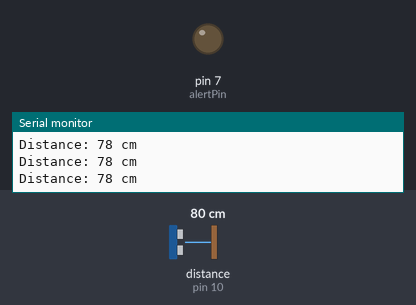
This sketch was run on a simulated Arduino Uno, built with avr-gcc and run on an emulated ATmega328P. Parts: output pins drawn as LEDs (lit = HIGH), the last lines printed to the serial monitor. Wiring (inferred from the names in the program): ultrasonic range finder: trigger pin 9; echo pin 10. The test bench sets the inputs (shaded band); at power-on: distance to the obstacle (sensor on pin 10) 80 cm. The echo pulse lasts 58.3 µs per cm; pins used as bus, display or sensor lines are not drawn.

Above: at 1.2 s.
1.3 s: distance to the obstacle (sensor on pin 10) set to 18 cm
2.8 s: distance to the obstacle (sensor on pin 10) set to 14 cm
At 3.8 s:
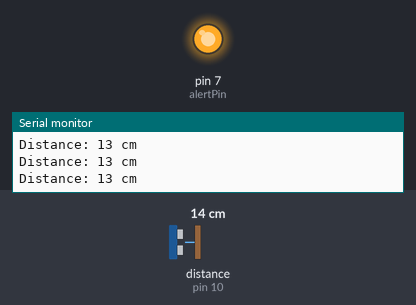
4.3 s: distance to the obstacle (sensor on pin 10) set to 35 cm
At 5.5 s:
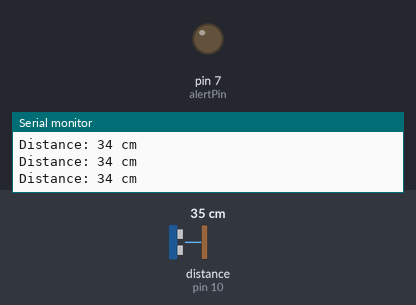
5.9 s: distance to the obstacle (sensor on pin 10) set to 9 cm
At 7.4 s:
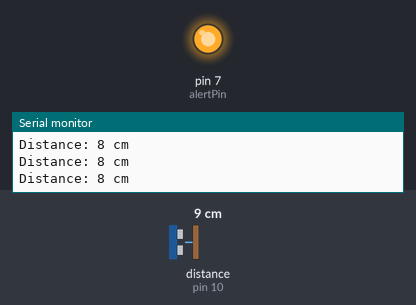
Timing chart, 0 to 8.5 s (numbered marks = the images above; inputs shaded):
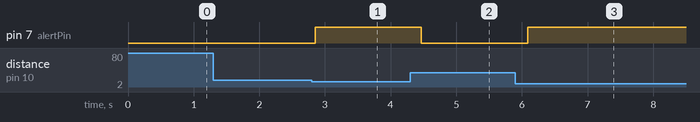

Measured:
- the behaviour switches between 16 and 15 cm on distance to the obstacle (sensor on pin 10) (found by bisection; images 0 and 1)
- after the input at 2.8 s, pin 7 (alertPin): LOW → HIGH after 0.05 s
- after the input at 4.3 s, pin 7 (alertPin): HIGH → LOW after 0.17 s
- after the input at 5.9 s, pin 7 (alertPin): LOW → HIGH after 0.19 s

The sketch:

code.ino
```cpp
#define trigPin 9
#define echoPin 10
#define alertPin 7  // Buzzer

void setup() {
  Serial.begin(9600);
  pinMode(trigPin, OUTPUT);
  pinMode(echoPin, INPUT);
  pinMode(alertPin, OUTPUT);
  digitalWrite(alertPin, LOW);
}

void loop() {
  long duration;
  int distance;

  digitalWrite(trigPin, LOW);
  delayMicroseconds(2);
  digitalWrite(trigPin, HIGH);
  delayMicroseconds(10);
  digitalWrite(trigPin, LOW);

  duration = pulseIn(echoPin, HIGH, 30000UL);

  if (duration == 0) {
    distance = 999;
  } else {
    distance = duration * 0.034 / 2;
  }

  Serial.print("Distance: ");
  Serial.print(distance);
  Serial.println(" cm");

  if (distance > 0 && distance < 15) {
    digitalWrite(alertPin, HIGH);
  } else {
    digitalWrite(alertPin, LOW);
  }

  delay(200);
}
```
